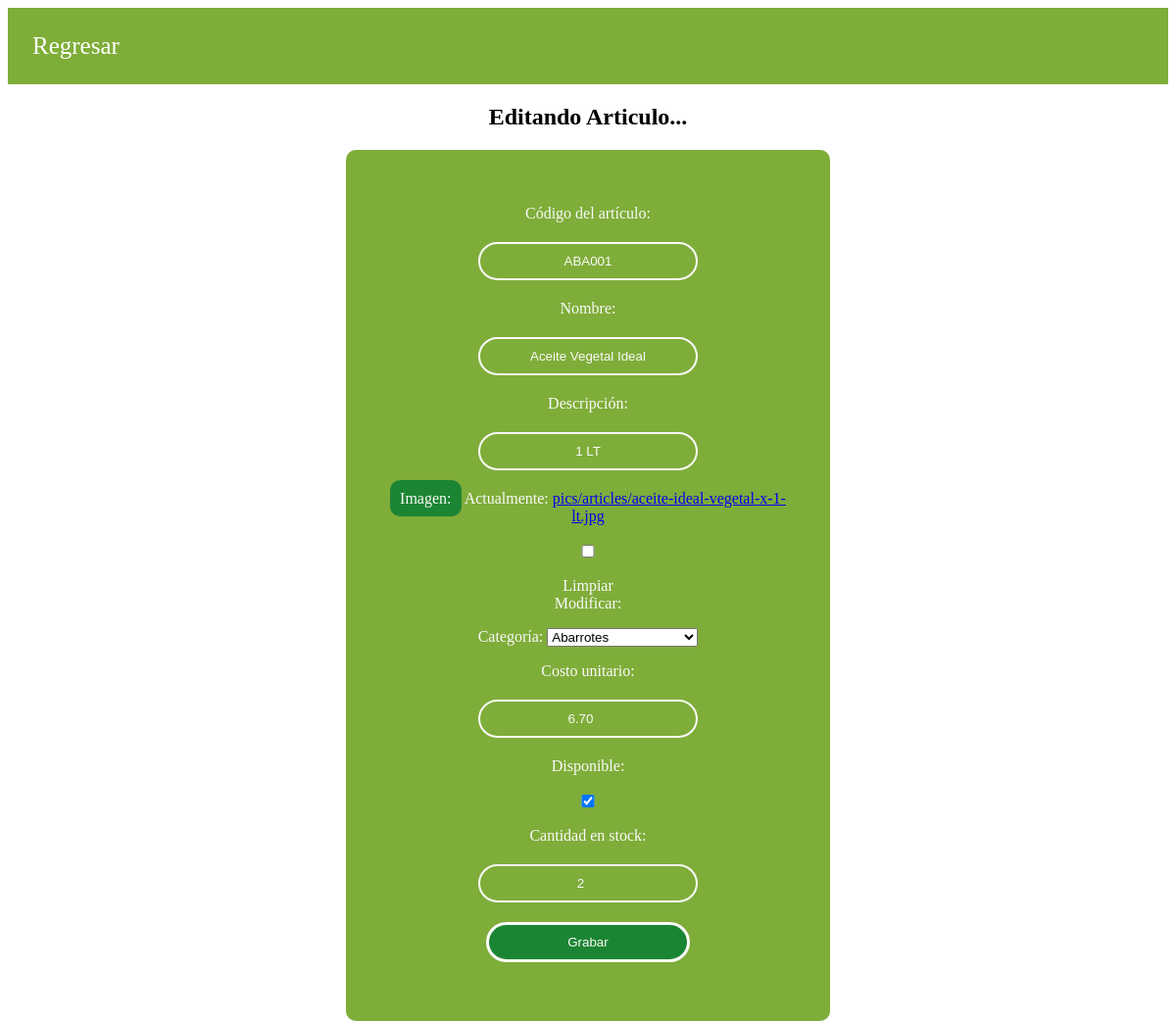
Screenshot of /cuenta/articulo/ABA001/editar with the database file from the repository.
### articulos/models.py (models this page shows, shortened)
class Articulo(models.Model):
	ArtCod		= models.CharField(verbose_name='Código del artículo', max_length=15, primary_key=True)
	ArtNom		= models.CharField(verbose_name='Nombre', max_length=30)
	ArtDes		= models.CharField(verbose_name='Descripción', max_length=100, blank=True, null=True)
	ArtImg		= models.ImageField(verbose_name='Imagen', upload_to='pics/articles', blank=True, null=True)
	ArtCatCod	= models.ForeignKey(Categoria, verbose_name='Categoría', on_delete=models.CASCADE)
	ArtCosUni	= models.DecimalField(verbose_name='Costo unitario', max_digits=5, decimal_places=2)
	ArtSitAct	= models.BooleanField(verbose_name='Disponible', default=True)
	ArtSto		= models.IntegerField(verbose_name='Cantidad en stock', default=1)
	ArtIngDet	= models.ManyToManyField(Ingreso_Cabecera, through='Ingreso_Detalle')
	ArtSalDet	= models.ManyToManyField(Salida_Cabecera, through='Salida_Detalle')

### articulos/views.py (the view)
# urls.py: path("<pk>/editar", ArticuloUpdateView.as_view(), name="Editar_Articulo"),
class ArticuloUpdateView(UpdateView):
	model = Articulo
	fields = [
			'ArtCod',
			'ArtNom',
			'ArtDes',
			'ArtImg',
			'ArtCatCod',
			'ArtCosUni',
			'ArtSitAct',
			'ArtSto',
		]
	template_name_suffix = '_edit'

### categorias/models.py (called while the page is built)
	def __str__(self):
		return self.CatDes

### articulos/templates/articulos/articulo_edit.html (shortened to what this page needs)
{% load static %}
<!DOCTYPE html>
<html>
<head>
	<link rel="stylesheet" type="text/css" href="{% static 'css/form.css' %}">
</head>
<body>
	{% block content %}
	<li><a href="../listarArticulo">Regresar</a></li>
	<h2 align="center">Editando Articulo...</h2>
	<form enctype='multipart/form-data' method='POST'>{% csrf_token %}
		{{ form.as_p }}
		<input type="submit" value="Grabar"/>
	</form>
	{% endblock %}
</body>
</html>

### static/css/form.css (style rules this page uses)
body, html { height: 100%; }
form { width: 35%; margin: auto; padding: 40px; background: #7fad39; text-align: center; border-radius: 10px; color: rgb(250, 250, 250); }
form input { border: 0; background: none; display: block; margin: 20px auto; padding: 10px 6px; text-align: center; border: 2px solid rgb(250, 250, 250); width: 50%; outline: none; color: rgb(250, 250, 250); border-radius: 23px; transition: 0.35s; }
form input[type="submit"] { border: 0; background: #1c8533; cursor: pointer; border: solid rgb(250, 250, 250); }
form label[for="id_ArtImg"] { width: 35%; margin: auto; padding: 10px; text-align: center; border-radius: 10px; background: #1c8533; cursor: pointer; }

### articulos/templates/articulos/articulo_edit.html (style rules this page uses)
li { list-style-type: none; background-color: #7fad39; }
li a { text-decoration: none; color: white; padding: 25px; display: block; font-size: 25px; }

### rows the page displays
Articulo: ArtCod "ABA001", ArtNom "Aceite Vegetal Ideal", ArtDes "1 LT", ArtCatCod "Abarrotes", ArtCosUni "6.70", ArtSitAct "☑", ArtSto "2"
